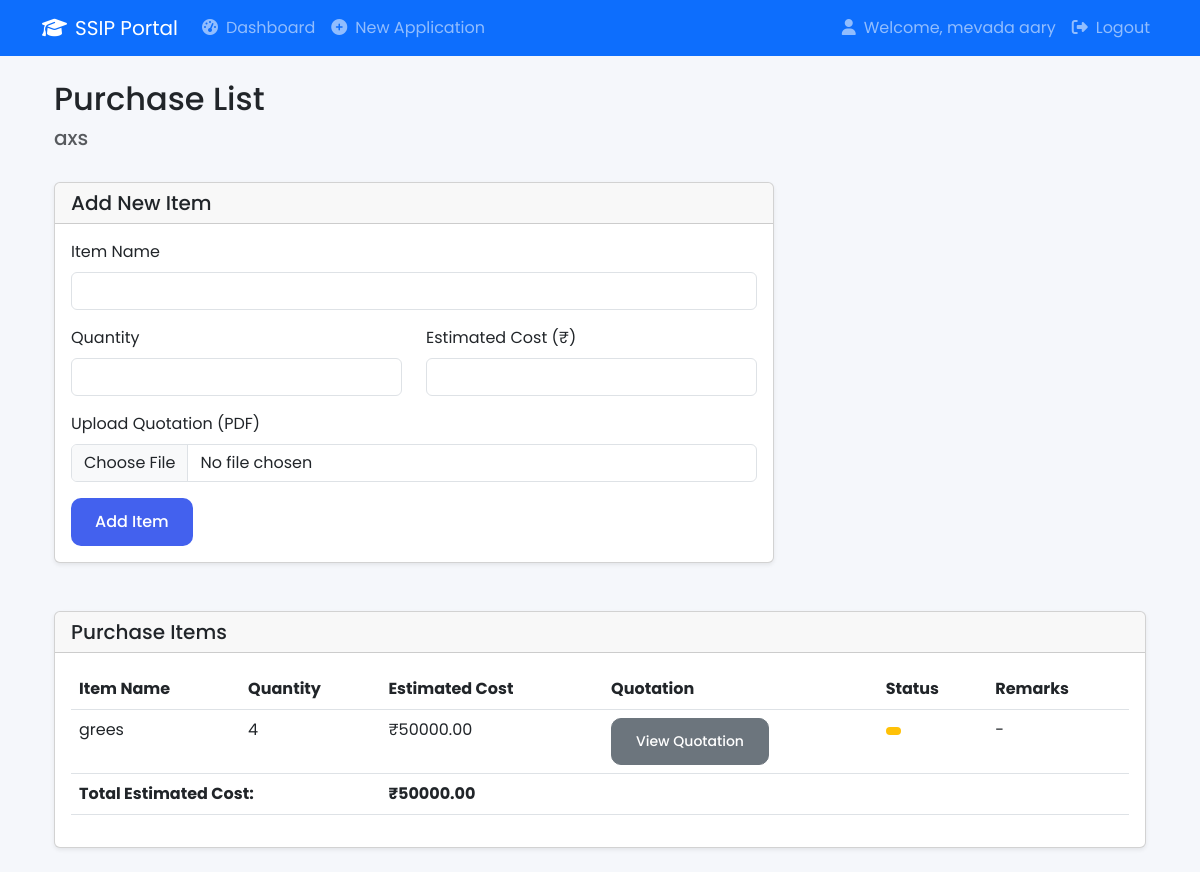
Page /application/3/purchase-list (signed in) on the committed database.
### app.py (models this page shows, shortened)
class User(UserMixin, db.Model):
    id = db.Column(db.Integer, primary_key=True)
    email = db.Column(db.String(120), unique=True, nullable=False)
    password = db.Column(db.String(100), nullable=False)
    role = db.Column(db.String(20), nullable=False)  # student, dept_coord, college_coord, principal
    name = db.Column(db.String(100), nullable=False)
    department = db.Column(db.String(100))
    applications = db.relationship('Application', backref='applicant', lazy=True)

class Application(db.Model):
    id = db.Column(db.Integer, primary_key=True)
    application_number = db.Column(db.String(20), unique=True, nullable=False)
    project_title = db.Column(db.String(200), nullable=False)
    problem_statement = db.Column(db.Text, nullable=False)
    solution = db.Column(db.Text, nullable=False)
    team_members = db.Column(db.Text, nullable=False)
    required_components = db.Column(db.Text, nullable=False)
    total_cost = db.Column(db.Float, nullable=False)
    dept_status = db.Column(db.String(20), default='pending')
    dept_remarks = db.Column(db.Text)
    dept_review_date = db.Column(db.DateTime)
    college_status = db.Column(db.String(20), default='pending')
    college_remarks = db.Column(db.Text)
    college_review_date = db.Column(db.DateTime)
    principal_status = db.Column(db.String(20), default='pending')
    principal_remarks = db.Column(db.Text)
    principal_review_date = db.Column(db.DateTime)
    created_at = db.Column(db.DateTime, default=datetime.utcnow)
    user_id = db.Column(db.Integer, db.ForeignKey('user.id'), nullable=False)
    purchase_lists = db.relationship('PurchaseList', backref='application', lazy=True)
    utilization_certificates = db.relationship('UtilizationCertificate', backref='application', lazy=True)
    application_notifications = db.relationship('Notification', backref='related_application', lazy=True)

class PurchaseList(db.Model):
    id = db.Column(db.Integer, primary_key=True)
    application_id = db.Column(db.Integer, db.ForeignKey('application.id'), nullable=False)
    item_name = db.Column(db.String(200), nullable=False)
    quantity = db.Column(db.Integer, nullable=False)
    estimated_cost = db.Column(db.Float, nullable=False)
    quotation_file = db.Column(db.String(255))  # Path to uploaded quotation file
    dept_status = db.Column(db.String(20), default='pending')
    college_status = db.Column(db.String(20), default='pending')
    principal_status = db.Column(db.String(20), default='pending')
    dept_remarks = db.Column(db.Text)
    college_remarks = db.Column(db.Text)
    principal_remarks = db.Column(db.Text)
    created_at = db.Column(db.DateTime, default=datetime.utcnow)

### app.py (the view, shortened to what this page needs)
@app.route('/application/<int:id>/purchase-list', methods=['GET', 'POST'])
@login_required
def purchase_list(id):
    application = Application.query.get_or_404(id)
    if application.principal_status != 'approved':
        flash('Purchase list can only be created for approved applications', 'danger')
        return redirect(url_for('view_application', id=id))
    purchase_items = PurchaseList.query.filter_by(application_id=id).all()
    return render_template('purchase_list.html', application=application, items=purchase_items)

### app.py (called while the page is built)
@login_manager.user_loader
def load_user(user_id):
    return User.query.get(int(user_id))

### templates/purchase_list.html (shortened to what this page needs)
{% extends "base.html" %}
{% block content %}
<div class="container">
    <div class="row mb-4">
        <div class="col">
            <h2>Purchase List</h2>
            <h5 class="text-muted">{{ application.project_title }}</h5>
        </div>
    </div>
    {% if current_user.id == application.user_id %}
    <div class="row mb-4">
        <div class="col-md-8">
            <div class="card">
                <div class="card-header">
                    <h5 class="mb-0">Add New Item</h5>
                </div>
                <div class="card-body">
                    <form method="POST" enctype="multipart/form-data">
                        <div class="mb-3">
                            <label for="item_name" class="form-label">Item Name</label>
                            <input type="text" class="form-control" id="item_name" name="item_name" required>
                        </div>
                        <div class="row mb-3">
                            <div class="col-md-6">
                                <label for="quantity" class="form-label">Quantity</label>
                                <input type="number" class="form-control" id="quantity" name="quantity" min="1" required>
                            </div>
                            <div class="col-md-6">
                                <label for="estimated_cost" class="form-label">Estimated Cost (₹)</label>
                                <input type="number" step="0.01" class="form-control" id="estimated_cost" name="estimated_cost" required>
                            </div>
                        </div>
                        <div class="mb-3">
                            <label for="quotation_file" class="form-label">Upload Quotation (PDF)</label>
                            <input type="file" class="form-control" id="quotation_file" name="quotation_file" accept=".pdf" required>
                        </div>
                        <button type="submit" class="btn btn-primary">Add Item</button>
                    </form>
                </div>
            </div>
        </div>
    </div>
    {% endif %}
    <div class="row">
        <div class="col">
            <div class="card">
                <div class="card-header">
                    <h5 class="mb-0">Purchase Items</h5>
                </div>
                <div class="card-body">
                    {% if items %}
                    <div class="table-responsive">
                        <table class="table">
                            <thead>
                                <tr>
                                    <th>Item Name</th>
                                    <th>Quantity</th>
                                    <th>Estimated Cost</th>
                                    <th>Quotation</th>
                                    <th>Status</th>
                                    <th>Remarks</th>
                                </tr>
                            </thead>
                            <tbody>
                                {% for item in items %}
                                <tr>
                                    <td>{{ item.item_name }}</td>
                                    <td>{{ item.quantity }}</td>
                                    <td>₹{{ "%.2f"|format(item.estimated_cost) }}</td>
                                    <td>
                                        {% if item.quotation_file %}
                                        <a href="{{ url_for('static', filename='uploads/quotations/' + item.quotation_file) }}" target="_blank" class="btn btn-sm btn-secondary">
                                            View Quotation
                                        </a>
                                        {% else %}
                                        No quotation
                                        {% endif %}
                                    </td>
                                    <td>
                                        <span class="badge {% if item.status == 'approved' %}bg-success{% elif item.status == 'rejected' %}bg-danger{% else %}bg-warning{% endif %}">
                                        </span>
                                    </td>
                                    <td>{{ item.remarks or '-' }}</td>
                                </tr>
                                {% endfor %}
                            </tbody>
                            <tfoot>
                                <tr>
                                    <th colspan="2">Total Estimated Cost:</th>
                                    <th colspan="5">₹{{ "%.2f"|format(items|sum(attribute='estimated_cost')) }}</th>
                                </tr>
                            </tfoot>
                        </table>
                    </div>
                    {% else %}
                    <p class="text-muted">No items in the purchase list yet.</p>
                    {% endif %}
                </div>
            </div>
        </div>
    </div>
</div>
{% endblock %}

### templates/base.html (shortened to what this page needs)
<!DOCTYPE html>
<html lang="en">
<head>
    <link href="https://cdnjs.cloudflare.com/ajax/libs/font-awesome/6.4.0/css/all.min.css" rel="stylesheet">
    <link href="https://cdn.jsdelivr.net/npm/bootstrap@5.3.0/dist/css/bootstrap.min.css" rel="stylesheet">
    <link rel="stylesheet" href="{{ url_for('static', filename='css/style.css') }}">
</head>
<body>
    <nav class="navbar navbar-expand-lg navbar-dark bg-primary">
        <div class="container">
            <a class="navbar-brand" href="{{ url_for('index') }}">
                <i class="fas fa-graduation-cap me-2"></i>SSIP Portal
            </a>
            <div class="collapse navbar-collapse" id="navbarNav">
                <ul class="navbar-nav me-auto">
                    {% if current_user.is_authenticated %}
                        <li class="nav-item">
                            <a class="nav-link" href="{{ url_for('dashboard') }}">
                                <i class="fas fa-tachometer-alt me-2"></i>Dashboard
                            </a>
                        </li>
                        {% if current_user.role == 'student' %}
                            <li class="nav-item">
                                <a class="nav-link" href="{{ url_for('new_application') }}">
                                    <i class="fas fa-plus-circle me-2"></i>New Application
                                </a>
                            </li>
                        {% endif %}
                    {% endif %}
                </ul>
                <ul class="navbar-nav">
                    {% if current_user.is_authenticated %}
                        <li class="nav-item">
                            <span class="nav-link">
                                <i class="fas fa-user me-2"></i>Welcome, {{ current_user.name }}
                            </span>
                        </li>
                        <li class="nav-item">
                            <a class="nav-link" href="{{ url_for('logout') }}">
                                <i class="fas fa-sign-out-alt me-2"></i>Logout
                            </a>
                        </li>
                    {% endif %}
                </ul>
            </div>
        </div>
    </nav>
    <div class="container mt-4">
        {% block content %}{% endblock %}
    </div>
</body>
</html>

### static/css/style.css (style rules this page uses)
:root { --primary: #4361ee; --secondary: #3f37c9; --success: #4cc9f0; --info: #4895ef; --warning: #f72585; --danger: #e63946; --light: #f8f9fa; --dark: #212529; }
body { background-color: #f5f7fb; font-family: 'Poppins', sans-serif; }
.btn { padding: 0.75rem 1.5rem; border-radius: 10px; font-weight: 500; transition: all 0.3s ease; }
.btn-primary { background: var(--primary); border: none; }
.card { margin-bottom: 1.5rem; box-shadow: 0 0.125rem 0.25rem rgba(0, 0, 0, 0.075); }

### rows in the picture
User: name "mevada aary"
Application: project_title "axs"
PurchaseList: item_name "grees", quantity "4", estimated_cost "50000.00", remarks "-"

### other values in the picture
{{ "%.2f"|format(items|sum(attribute='estimated_cost')) }} "50000.00"
